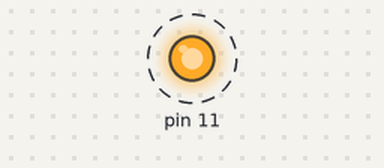
This sketch was run on a simulated Arduino Uno, built with avr-gcc and run on an emulated ATmega328P. On the bench: output pins drawn as LEDs (lit = HIGH). Dashed ring = blinking.

Above: at 0.5 s.
Timing chart, 0 to 4.6 s (numbered marks = the images above):
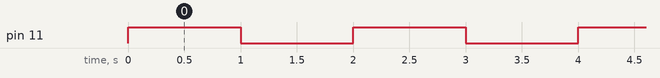

The sketch:

sender.ino
```cpp
void setup() {
  // put your setup code here, to run once:
  //Serial.begin(9600);
  pinMode(11, OUTPUT);
}

void transmitByte(char incomingByte) {
  char mask = 0x01; //to and against

  for(int i = 7; 0 <= i; i--) {
    if ((incomingByte >> i) & mask == 0) {
      digitalWrite(11, LOW); //"Send" 0
    }
    else {
      digitalWrite(11, HIGH); //"Send" 1
    }
    delayMicroseconds(450); //2200 bps
  }

}

void loop() {
  // put your main code here, to run repeatedly:

  //char incomingByte = 0;

  //if (Serial.available() > 0) {
  //  incomingByte = Serial.read();

  //  transmitByte(incomingByte);
  //  transmitByte(0x00);
  //}


  digitalWrite(11, HIGH);
  delay(1000);
  delayMicroseconds(450);
  digitalWrite(11, LOW);
  delayMicroseconds(450);
  delay(1000);


}
```

Measured:
- by itself, pin 11: alternates HIGH for 1.0 s and LOW for 1.0 s
